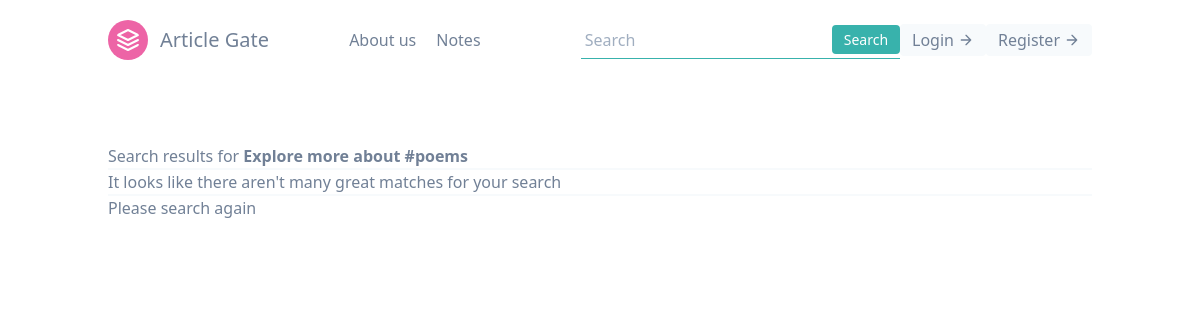
Before: /article/tag/poems with the older database file.
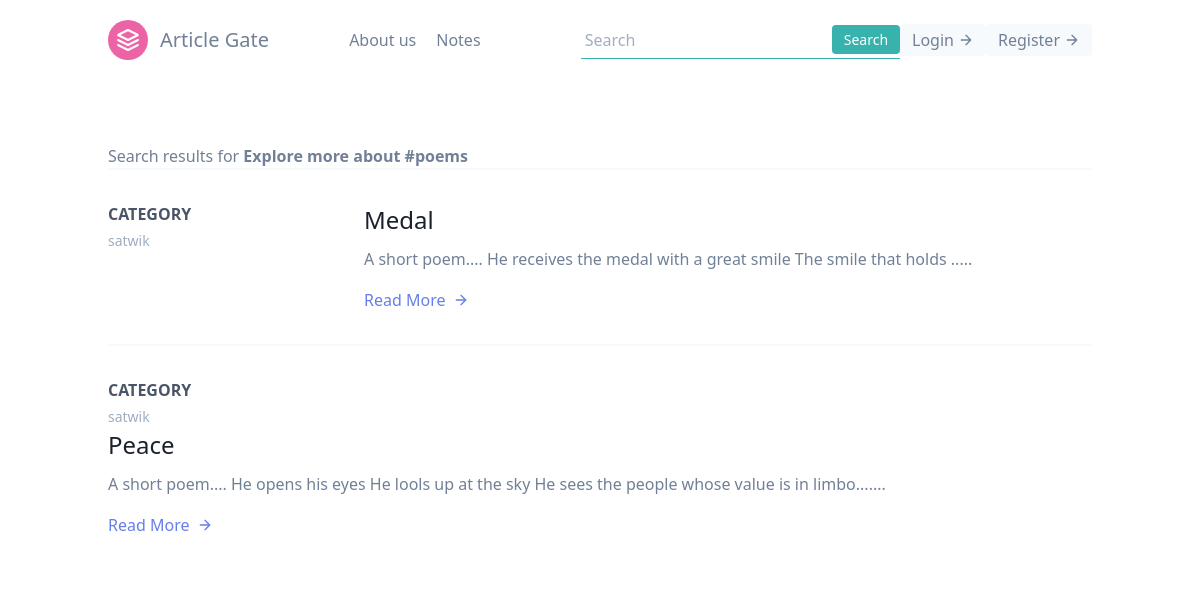
After: the same page with the newer database file.
### article/models.py (models this page shows, shortened)
class Post(models.Model):
    title = models.CharField(max_length=50)
    about = models.CharField(default="",max_length=200)
    content = RichTextField(blank=True, null=True)
    author = models.ForeignKey(User, on_delete=models.CASCADE, blank=True, null=True)
    date_posted = models.DateTimeField(default=timezone.now)
    likes = models.IntegerField(default=0)
    views = models.IntegerField(default=0)
    tags  = models.CharField(default="",max_length=150)

### article/views.py (the view)
# urls.py: path('article/tag/<str:tagname>',views.tagName,name='tagName'),
def tagName(request, tagname):
    list_tag_obj = []
    objs = Post.objects.all()
    for obj in objs:
        if obj.tags == tagname:
            list_tag_obj.append(obj)
    context = {
        'list_tag_obj':list_tag_obj,
        'tagname':tagname
    }
    return render(request, 'article/tag_search.html', context)

### article/templates/article/tag_search.html (shortened to what the changed rows need)
<!DOCTYPE html>
<html lang="en">
<head>
  <link href="https://unpkg.com/tailwindcss@^1.0/dist/tailwind.min.css" rel="stylesheet">
</head>
<body>
  <section class="text-gray-600 body-font overflow-hidden">
    <div class="container px-5 py-24 mx-auto">
      <div class="-my-8 divide-y-2 divide-gray-100">
        <h3>Search results for <span style="font-weight: bold;"> Explore more about #{{ tagname }} </span></h3>
        {% if list_tag_obj|length < 1 %} <p>It looks like there aren't many great matches for your search</p>
          <p>Please search again</p>
          {% endif %}
          {% for post in list_tag_obj %}
          <div class="py-8 flex flex-wrap md:flex-nowrap">
            <div class="md:w-64 md:mb-0 mb-6 flex-shrink-0 flex flex-col">
              <span class="font-semibold title-font text-gray-700">CATEGORY</span>
              <span class="mt-1 text-gray-500 text-sm">{{ post.author }}</span>
            </div>
            <div class="md:flex-grow">
              <h2 class="text-2xl font-medium text-gray-900 title-font mb-2"><a
                  href="{% url 'article:fullArticle' post.title post.id %}"> {{ post.title }}</a></h2>
              <p class="leading-relaxed">{{ post.about|safe }}</p>
              <a class="text-indigo-500 inline-flex items-center mt-4"
                href="{% url 'article:fullArticle' post.title post.id %}">Read More
                <svg class="w-4 h-4 ml-2" viewBox="0 0 24 24" stroke="currentColor" stroke-width="2" fill="none"
                  stroke-linecap="round" stroke-linejoin="round">
                  <path d="M5 12h14"></path>
                  <path d="M12 5l7 7-7 7"></path>
                </svg>
              </a>
            </div>
          </div>
          {% endfor %}
      </div>
    </div>
  </section>
</body>
</html>

Changed rows visible on the page:
added Post: author "satwik", title "Medal", about "A short poem.... He receives the medal with a great smile The smile that holds ....."
added Post: author "satwik", title "Peace", about "A short poem.... He opens his eyes He lools up at the sky He sees the people whose value is in limbo......."
Other visible differences:
text no longer shown: "It looks like there aren't many great matches for your search Please search again"
